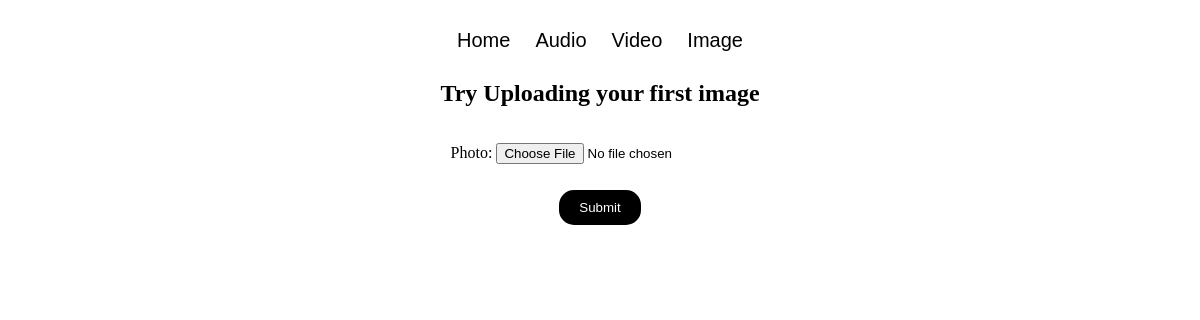
The page /image/ on the database as committed earlier.
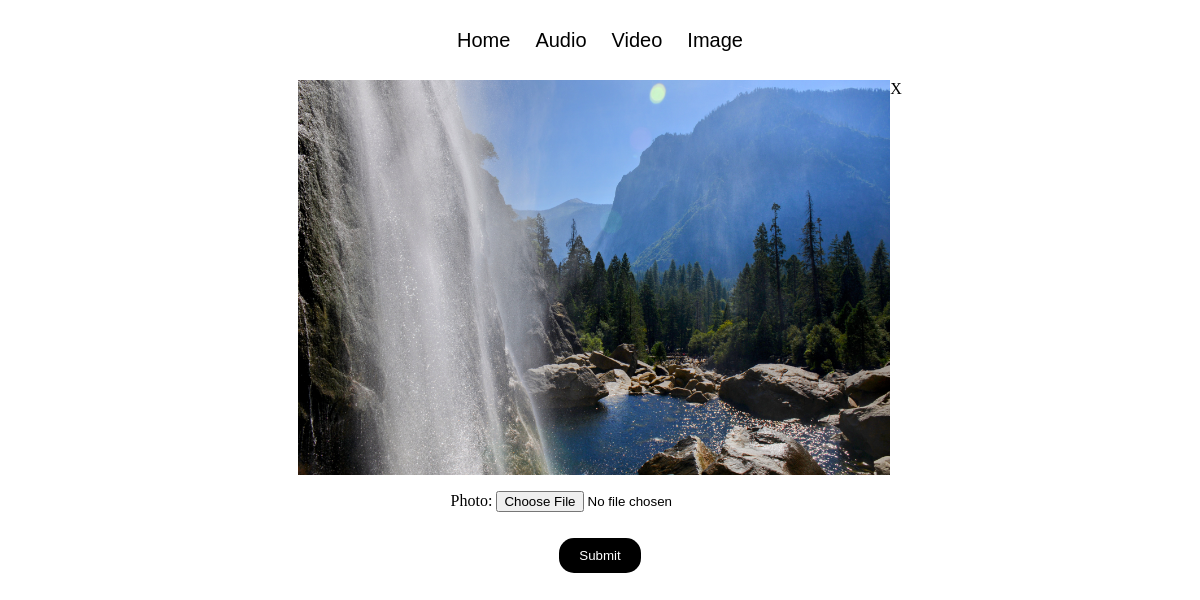
The same page on the database as committed later.
### base/models.py (models this page shows, shortened)
class Image(models.Model):
    title = models.CharField(max_length=20)
    photo = models.ImageField(upload_to="images/")
    grayscale = models.ImageField(upload_to="images/grayscale/", blank=True, null=True)
    normalization = models.ImageField(upload_to="images/normalization/", blank=True, null=True)
    objects = ImageQuerySet.as_manager()

### base/views.py (the view)
# urls.py: path("image/", views.imageShow, name="image"),
def imageShow(request):
    if request.method == 'POST':
        form = ImageForm(request.POST, request.FILES)
        if form.is_valid():
            form.save()
            return redirect("image")
    else:
        form = ImageForm()
    imgs = Image.objects.all()
    context = {'imgs':imgs, "form": form }
    return render(request, "base/img-show.html", context)

### base/forms.py
class ImageForm(ModelForm):
    class Meta:
        model = Image
        fields = ['photo']

### base/templates/base/img-show.html (shortened to what this page needs)
<!DOCTYPE html>
<html lang="en">
<head>
</head>
<body>
    {% extends 'main.html' %}
    {% block content %}
    {% if imgs %}
    <div class="photo-collection">
        {% for img in imgs %}
        <div class="photo-self">
            <img src="{{ img.photo.url }}" width="50%" alt="">
            <a href="{% url 'delete-img' img.id %}">X</a>
        </div>
        {% endfor %}
    </div>
    {% else %}
    <h2>Try Uploading your first image</h2>
    {% endif %}
    <form action="" method="post" class="upload-form" enctype="multipart/form-data">
        {{form.as_p}}
        <button type="submit" class="upload-button">Submit</button>
    </form>
    {% endblock %}

Rows that differ between the two databases and show on the page:
added Image: photo (picture)
Other text that changed with them:
text no longer shown: "Try Uploading your first image"
